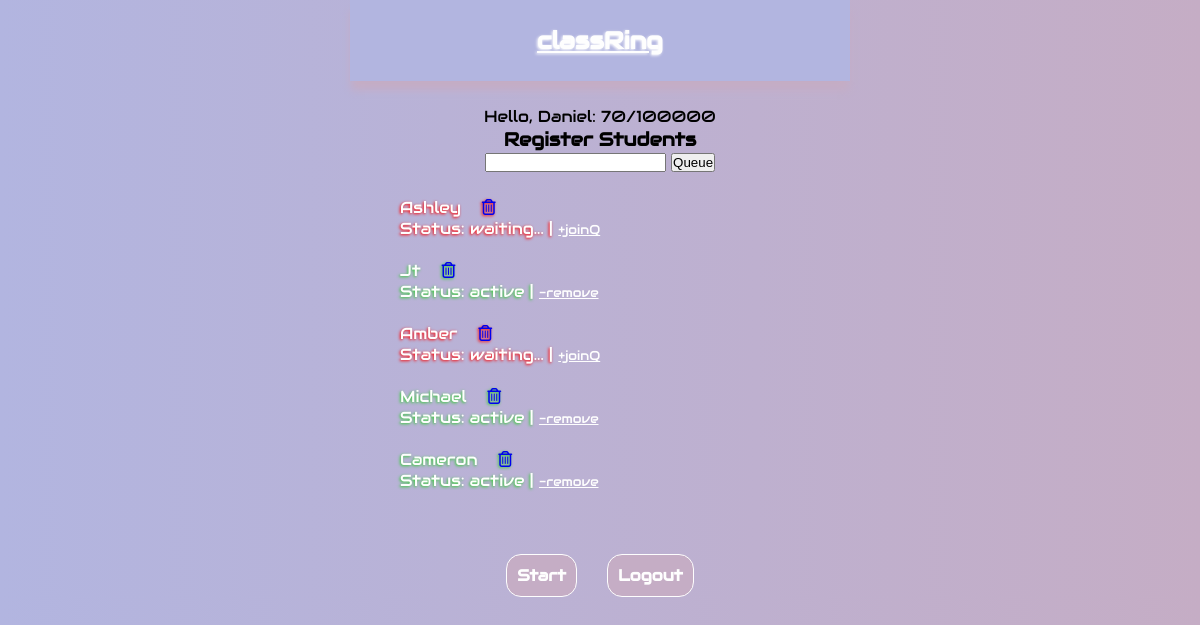
/dash (signed in), run on an earlier commit of the app's database.
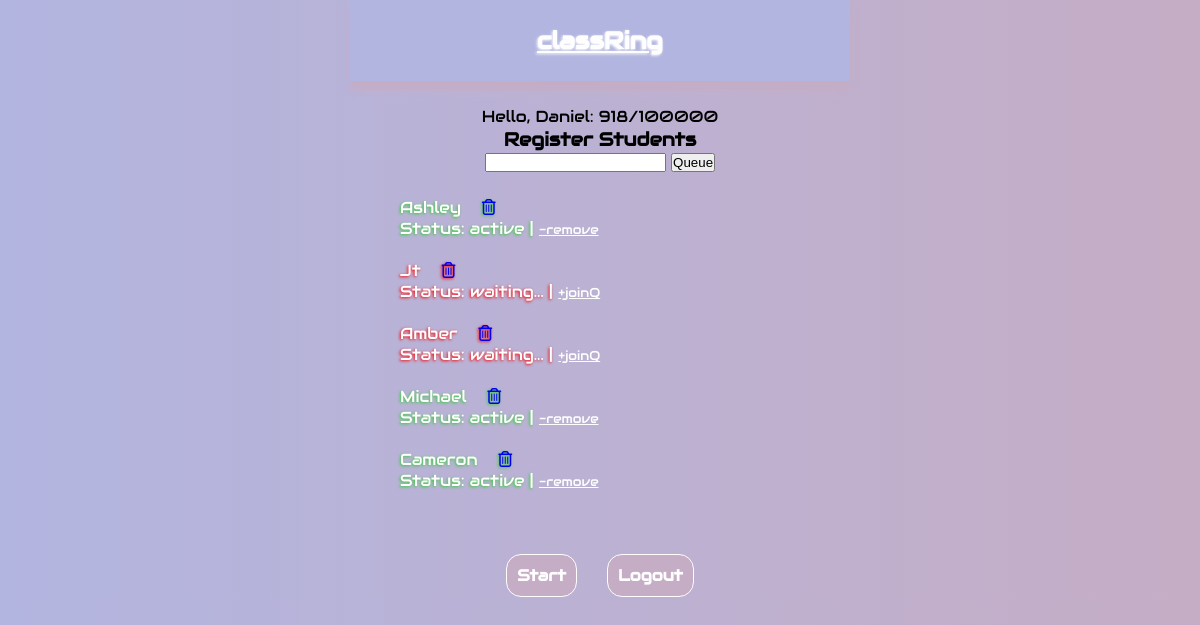
And on a later commit of the database.
### classRing/models.py (models this page shows, shortened)
class Admin(db.Model, UserMixin):
    id = db.Column(db.Integer, primary_key=True, autoincrement=True)
    name = db.Column(db.String(50), nullable=False)
    password = db.Column(db.String(50), nullable=False)
    current_value = db.Column(db.Integer, default=0)
    target_value = db.Column(db.Integer, default=int(100000))
    students = db.relationship('Student', backref='admin', lazy=True)

class Student(db.Model):
    id = db.Column(db.Integer, primary_key=True, autoincrement=True)
    name = db.Column(db.String(50), nullable=False)
    is_active = db.Column(db.Boolean, default=False)
    admin_id = db.Column(db.Integer, db.ForeignKey('admin.id'), nullable=False)
    ring = db.relationship('Ring', backref='student', uselist=False, lazy=True)

### classRing/main.py (the view, shortened to what this page needs)
@mainBP.route('/dash', methods=('GET', 'POST'))
@login_required
def dash():
    form = StudentForm()
    students = Student.query.filter_by(admin_id=current_user.id).all()
    return render_template('dash.html', form=form, students=students)

### classRing/forms.py
class StudentForm(FlaskForm):
    name = StringField('Name', validators=[DataRequired()])
    submit = SubmitField('Queue')

### classRing/main.py (called while the page is built)
@login_manager.user_loader
def load_user(user_id):
    return Admin.query.get(user_id)

### classRing/templates/dash.html (shortened to what this page needs)
{% extends "base.html" %}  {% block content %}
<div class="greeting-block">
  <p>
    Hello, {{ current_user.name }}: {{ current_user.current_value }}/{{
    current_user.target_value }}
  </p>
  <h3>Register Students</h3>
</div>
<form id="register-student-form" method="post">
  {{ form.csrf_token }} {{ form.name }} {{ form.submit }}
</form>
<ul id="student-queue">
  {% for student in students %} {% if student.is_active is sameas true %}
  <li class="go student active-student">
    {{ student.name }} &nbsp;&nbsp;
    <a href="{{ url_for('main.delete', sid=student.id) }}"
      ><i class="fa-regular fa-trash-can"></i
    ></a>
    <p class="status">
      Status: active |
      <a
        class="stop text-small"
        href="{{ url_for('main.deactivate', sid=student.id) }}"
        >-remove</a
      >
    </p>
    {% else %}
  <li class="stop student inactive-student">
    {{ student.name }} &nbsp;&nbsp;
    <a href="{{ url_for('main.delete', sid=student.id) }}"
      ><i class="fa-regular fa-trash-can"></i
    ></a>
    <p class="status">
      Status: waiting... |
      <a
        class="go text-small"
        href="{{ url_for('main.activate', sid=student.id) }}"
        >+joinQ</a
      >
    </p>
    {% endif %}
  </li>
  <br />
  {% endfor %}
</ul>
<br /><br />
<div class="btn-block">
  <a class="btn" href="{{ url_for('main.platform') }}">Start</a>
  <br /><br />
  <a href="{{ url_for('main.login') }}" class="btn">Logout</a>
</div>
{% endblock %}

### classRing/templates/base.html (shortened to what this page needs)
<!DOCTYPE html>
<html lang="en">
  <head>
    <link
      rel="stylesheet"
      href="{{ url_for('static', filename='style.css') }}"
    />
  </head>
  <body>
    <nav>
      <a class="text-glow text-centered" href="{{ url_for('main.dash') }}">
        <h1>classRing</h1>
      </a>
    </nav>
     {% block content %}{% endblock %}
  </body>
</html>

### classRing/static/style.css (style rules this page uses)
:root, :root.light { --bgDark: #b2b5e0; --bgLight: #c5adc5; --textDark: #c5adc5; --textLight: #c5adc5; --pure: #fefefe; --font: "Audiowide", sans-serif; }
* { box-sizing: border-box; margin: 0; padding: 0; }
body { margin: 0 auto; padding: 0; background-image: linear-gradient(90deg, var(--bgDark), var(--bgLight)); font-family: var(--font); min-width: 380px; max-width: 500px; }
nav { background-color: var(--bgDark); color: var(--textDark); display: flex; align-items: center; justify-content: center; padding: 5%; box-shadow: 0 10px 8px -1px var(--bgLight); margin-bottom: 25px; }
.go { color: var(--pure); text-shadow: -1px 1px 3px limegreen; }
.stop { color: var(--pure); text-shadow: -1px 1px 3px red; }
.text-glow { color: var(--pure); text-shadow: -1px 1px 3px var(--pure); }
.text-small { font-size: 0.8rem; text-shadow: none; color: var(--pure); }
.btn { color: var(--pure); font-weight: 800; border: 1px solid var(--pure); border-radius: 15px; background-color: var(--textDark); padding: 10px; text-decoration: none; }
.btn-block { display: flex; gap: 15px; justify-content: center; align-items: center; }
.greeting-block { text-align: center; }
form#register-student-form { text-align: center; margin-bottom: 25px; }
ul#student-queue { text-align: center; width: 80%; margin: 0 auto; list-style: none; }
ul#student-queue li { text-align: start; width: 100%; }

What changed in the data, as far as the page shows it:
changed Admin "Daniel": current_value "70" → "918"
changed Student "Ashley": is_active "Status: waiting... | +joinQ" → "Status: active | -remove"
changed Student "Jt": is_active "Status: active | -remove" → "Status: waiting... | +joinQ"
